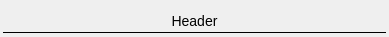
<?xml version="1.0" encoding="UTF-8"?>
<ui version="4.0">
 <class>Header</class>
 <widget class="QWidget" name="Header">
  <property name="geometry">
   <rect>
    <x>0</x>
    <y>0</y>
    <width>389</width>
    <height>37</height>
   </rect>
  </property>
  <property name="minimumSize">
   <size>
    <width>0</width>
    <height>0</height>
   </size>
  </property>
  <property name="maximumSize">
   <size>
    <width>16777215</width>
    <height>16777215</height>
   </size>
  </property>
  <property name="windowTitle">
   <string>Form</string>
  </property>
  <layout class="QVBoxLayout" name="verticalLayout">
   <property name="spacing">
    <number>2</number>
   </property>
   <property name="leftMargin">
    <number>3</number>
   </property>
   <property name="topMargin">
    <number>12</number>
   </property>
   <property name="rightMargin">
    <number>3</number>
   </property>
   <property name="bottomMargin">
    <number>3</number>
   </property>
   <item>
    <widget class="QLabel" name="title">
     <property name="styleSheet">
      <string notr="true"/>
     </property>
     <property name="text">
      <string>&lt;big&gt;Header&lt;/big&gt;</string>
     </property>
     <property name="alignment">
      <set>Qt::AlignBottom|Qt::AlignHCenter</set>
     </property>
    </widget>
   </item>
   <item>
    <widget class="Line" name="line">
     <property name="styleSheet">
      <string notr="true"/>
     </property>
     <property name="frameShadow">
      <enum>QFrame::Plain</enum>
     </property>
     <property name="orientation">
      <enum>Qt::Horizontal</enum>
     </property>
    </widget>
   </item>
  </layout>
 </widget>
 <resources/>
 <connections/>
</ui>
